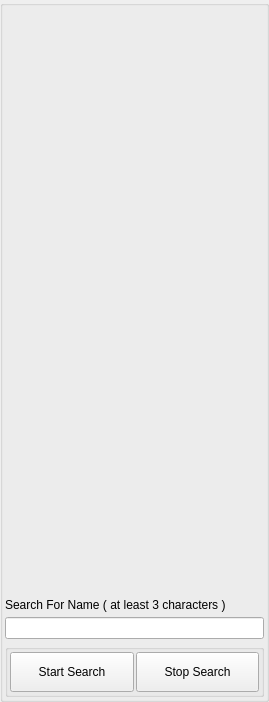
<?xml version="1.0" encoding="UTF-8"?>
<ui version="4.0">
 <class>AppletChatRoomJoinSearchUi</class>
 <widget class="QWidget" name="AppletChatRoomJoinSearchUi">
  <property name="geometry">
   <rect>
    <x>0</x>
    <y>0</y>
    <width>269</width>
    <height>702</height>
   </rect>
  </property>
  <property name="sizePolicy">
   <sizepolicy hsizetype="Expanding" vsizetype="Expanding">
    <horstretch>0</horstretch>
    <verstretch>0</verstretch>
   </sizepolicy>
  </property>
  <property name="windowTitle">
   <string>Search</string>
  </property>
  <property name="windowIcon">
   <iconset>
    <normaloff>:/TruthOrDare/Resources/ic_people_normal.png</normaloff>:/TruthOrDare/Resources/ic_people_normal.png</iconset>
  </property>
  <layout class="QVBoxLayout" name="verticalLayout">
   <property name="spacing">
    <number>0</number>
   </property>
   <property name="leftMargin">
    <number>0</number>
   </property>
   <property name="topMargin">
    <number>0</number>
   </property>
   <property name="rightMargin">
    <number>0</number>
   </property>
   <property name="bottomMargin">
    <number>0</number>
   </property>
   <item>
    <widget class="QGroupBox" name="ItemsGroupBox">
     <property name="minimumSize">
      <size>
       <width>0</width>
       <height>0</height>
      </size>
     </property>
     <property name="title">
      <string/>
     </property>
     <layout class="QVBoxLayout" name="verticalLayout_2">
      <property name="spacing">
       <number>5</number>
      </property>
      <property name="leftMargin">
       <number>2</number>
      </property>
      <property name="topMargin">
       <number>2</number>
      </property>
      <property name="rightMargin">
       <number>2</number>
      </property>
      <property name="bottomMargin">
       <number>2</number>
      </property>
      <item>
       <widget class="QLabel" name="m_StatusLabel">
        <property name="text">
         <string notr="true"/>
        </property>
       </widget>
      </item>
      <item>
       <widget class="QLabel" name="ScanStatusLabel">
        <property name="font">
         <font>
          <pointsize>10</pointsize>
         </font>
        </property>
        <property name="text">
         <string/>
        </property>
       </widget>
      </item>
      <item>
       <widget class="FriendListWidget" name="m_FriendListWidget" native="true">
        <property name="sizePolicy">
         <sizepolicy hsizetype="Expanding" vsizetype="Expanding">
          <horstretch>0</horstretch>
          <verstretch>0</verstretch>
         </sizepolicy>
        </property>
       </widget>
      </item>
      <item>
       <widget class="QLabel" name="SearchLabel">
        <property name="text">
         <string>Search For Name ( at least 3 characters )</string>
        </property>
       </widget>
      </item>
      <item>
       <widget class="QLineEdit" name="searchEdit"/>
      </item>
      <item>
       <widget class="QGroupBox" name="ScanButtonBox">
        <property name="title">
         <string/>
        </property>
        <layout class="QHBoxLayout" name="horizontalLayout_2">
         <property name="spacing">
          <number>2</number>
         </property>
         <property name="leftMargin">
          <number>2</number>
         </property>
         <property name="topMargin">
          <number>2</number>
         </property>
         <property name="rightMargin">
          <number>2</number>
         </property>
         <property name="bottomMargin">
          <number>2</number>
         </property>
         <item>
          <widget class="QPushButton" name="StartSearchButton">
           <property name="minimumSize">
            <size>
             <width>0</width>
             <height>40</height>
            </size>
           </property>
           <property name="text">
            <string>Start Search</string>
           </property>
          </widget>
         </item>
         <item>
          <widget class="QPushButton" name="StopSearchButton">
           <property name="minimumSize">
            <size>
             <width>0</width>
             <height>40</height>
            </size>
           </property>
           <property name="text">
            <string>Stop Search</string>
           </property>
          </widget>
         </item>
        </layout>
       </widget>
      </item>
     </layout>
    </widget>
   </item>
  </layout>
 </widget>
 <customwidgets>
  <customwidget>
   <class>FriendListWidget</class>
   <extends>QWidget</extends>
   <header>FriendListWidget.h</header>
   <container>1</container>
  </customwidget>
 </customwidgets>
 <resources>
  <include location="../gotvcommon.qrc"/>
 </resources>
 <connections/>
</ui>
